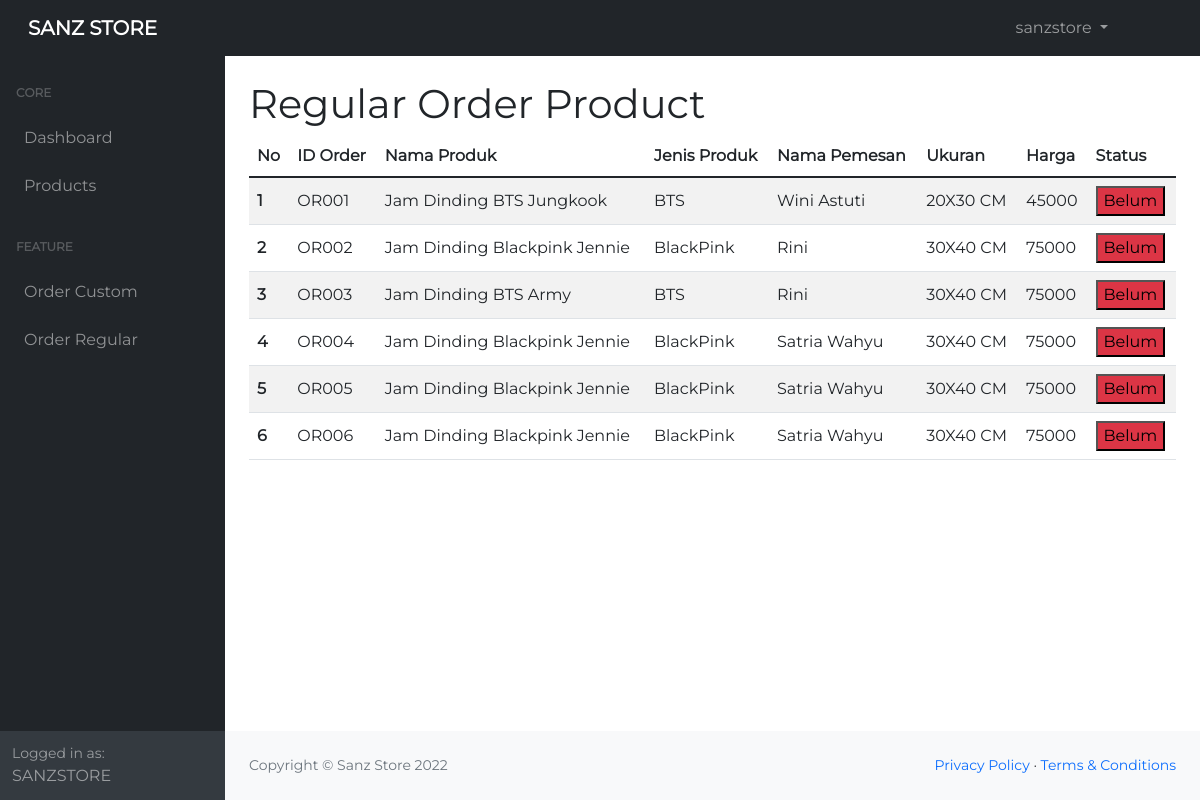
Page /data-order-regular.php (signed in) on the committed database.
### tables this page shows
CREATE TABLE `order_regular` (
  `ID_ORDER` varchar(8) NOT NULL,
  `NAMA_PELANGGAN` varchar(50) NOT NULL,
  `NO_HP` int(15) NOT NULL,
  `ALAMAT` text NOT NULL,
  `TANGGAL_PEMBELIAN` date NOT NULL,
  `ID_PRODUK` varchar(8) NOT NULL,
  `UKURAN` varchar(20) NOT NULL,
  `HARGA` int(20) NOT NULL,
  `STATUS_PEMBAYARAN` int(5) NOT NULL
);

CREATE TABLE `produk` (
  `ID_PRODUK` varchar(8) NOT NULL,
  `NAMA_PRODUK` varchar(50) NOT NULL,
  `DESC_PRODUK` text NOT NULL,
  `JENIS_PRODUK` int(3) NOT NULL,
  `IMAGE_LINK` text NOT NULL
);

### data-order-regular.php (the view, shortened to what this page needs)
<!DOCTYPE html>
<html lang="en">
<head>
  <link rel="stylesheet" href="assets/css/bootstrap.min.css">
  <link rel="stylesheet" href="https://unpkg.com/swiper/swiper-bundle.min.css"/>
  <link href='https://unpkg.com/boxicons@2.1.2/css/boxicons.min.css' rel='stylesheet'>
  <link href="assets/custom/style-dashboard.css" rel="stylesheet" />
  <link rel="stylesheet" href="assets/custom/style.css">
</head>
<body class="sb-nav-fixed">
  <?php
    include 'component/navbar-dashboard.php';
    include 'koneksi.php';
  ?>
  <div id="layoutSidenav">
    <?php include 'component/sidebar.php' ?>
    <div id="layoutSidenav_content">
      <main>
        <div class="container-fluid px-4">
          <h1 class="mt-4">Regular Order Product</h1>
          <table class="table table-striped table-hover">
            <thead>
              <tr>
                <th scope="col">No</th>
                <th scope="col">ID Order</th>
                <th scope="col">Nama Produk</th>
                <th scope="col">Jenis Produk</th>
                <th scope="col">Nama Pemesan</th>
                <th scope="col">Ukuran</th>
                <th scope="col">Harga</th>
                <th scope="col">Status</th>
              </tr>
            </thead>
            <tbody>
              <?php
                $no = 1;
                $result = mysqli_query($koneksi, "SELECT * FROM order_regular LEFT JOIN produk ON order_regular.ID_PRODUK = produk.ID_PRODUK");
                foreach ($result as $row) {
              ?>
              <tr>
                <th align=left valign=middle scope="row"><?php echo $no?></th>
                <td align=left valign=middle><?php echo $row['ID_ORDER'] ?></td>
                <td align=left valign=middle>Jam Dinding <?php echo $row['NAMA_PRODUK'] ?></td>
                <?php
                  $id_jenis = $row['JENIS_PRODUK'];
                  switch ($id_jenis) {
                    case 2:
                      $jenis = "BTS";
                      break;
                    case 4:
                      $jenis = "BlackPink";
                      break;
                  }
                ?>
                <td align=left valign=middle><?php echo $jenis ?></td>
                <td align=left valign=middle>
                  <?php echo $row['NAMA_PELANGGAN'] ?>
                </td>
                <td align=left valign=middle>
                  <?php echo $row['UKURAN'] ?> CM
                </td>
                <td align=left valign=middle>
                  <?php echo $row['HARGA'] ?>
                </td>
                <td align=left valign=middle>
                  <button class="bg-danger" >Belum</button>
                </td>
              </tr>
              <?php
                $no++;
                }
              ?>
            </tbody>
          </table>
        </div>
      </main>
      <?php include 'component/footer-dashboard.php' ?>
    </div>
  </div>
</body>
</html>

### assets/custom/style.css (style rules this page uses)
* { box-sizing: border-box; text-decoration: none!important; }
body { font-family: 'Montserrat'; }

### rows in the picture
order_regular: ID_ORDER "OR001", ID_PRODUK.NAMA_PRODUK "BTS Jungkook", ID_PRODUK.JENIS_PRODUK "BTS", NAMA_PELANGGAN "Wini Astuti", UKURAN "20X30", HARGA "45000"
order_regular: ID_ORDER "OR002", ID_PRODUK.NAMA_PRODUK "Blackpink Jennie", ID_PRODUK.JENIS_PRODUK "BlackPink", NAMA_PELANGGAN "Rini", UKURAN "30X40", HARGA "75000"
order_regular: ID_ORDER "OR003", ID_PRODUK.NAMA_PRODUK "BTS Army", ID_PRODUK.JENIS_PRODUK "BTS", NAMA_PELANGGAN "Rini", UKURAN "30X40", HARGA "75000"
order_regular: ID_ORDER "OR004", ID_PRODUK.NAMA_PRODUK "Blackpink Jennie", ID_PRODUK.JENIS_PRODUK "BlackPink", NAMA_PELANGGAN "Satria Wahyu", UKURAN "30X40", HARGA "75000"
order_regular: ID_ORDER "OR005", ID_PRODUK.NAMA_PRODUK "Blackpink Jennie", ID_PRODUK.JENIS_PRODUK "BlackPink", NAMA_PELANGGAN "Satria Wahyu", UKURAN "30X40", HARGA "75000"
order_regular: ID_ORDER "OR006", ID_PRODUK.NAMA_PRODUK "Blackpink Jennie", ID_PRODUK.JENIS_PRODUK "BlackPink", NAMA_PELANGGAN "Satria Wahyu", UKURAN "30X40", HARGA "75000"

### other values in the picture
$_SESSION['username'] "sanzstore"
$_SESSION['username'] "SANZSTORE"
